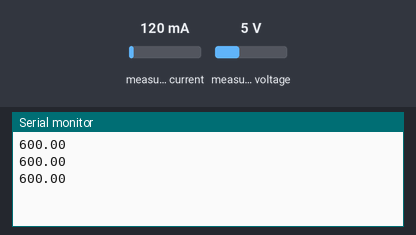
Bench run of a sketch on a simulated Arduino Uno, built with avr-gcc and run on an emulated ATmega328P. On the bench: the last lines printed to the serial monitor. Inputs (shaded band) come from the test bench; at power-on: measured current 120 mA, measured voltage 5 V.

Above: at 1.2 s.
1.3 s: measured current set to 40 mA
At 1.9 s:
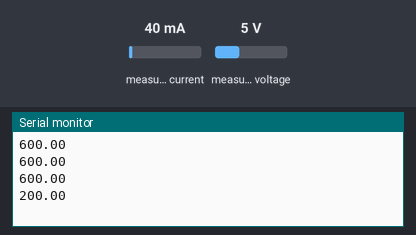
2.8 s: measured voltage set to 0.3 V
At 3.4 s:
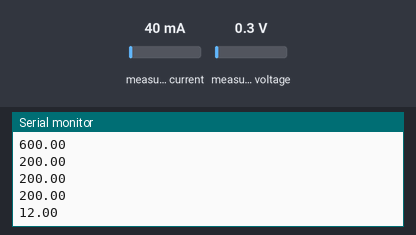
4.3 s: measured current set to 500 mA
At 4.9 s:
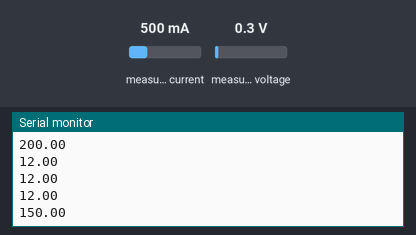
Timing chart, 0 to 7.3 s (numbered marks = the images above; inputs shaded):
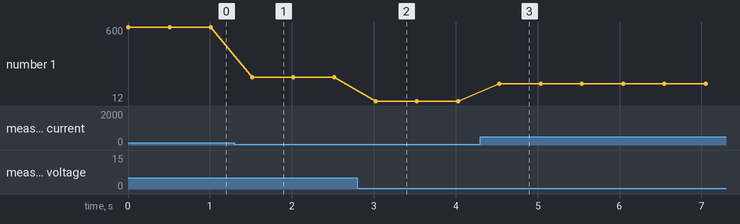

The sketch:

ina260_test.ino
```cpp
#include <Adafruit_INA260.h>

Adafruit_INA260 ina260 = Adafruit_INA260();

void setup() {
  Serial.begin(115200);
  while (!Serial) { delay(10); }

  // initialise ina260 module
  ina260.begin();

  }
void loop() {
  // put the power into serial
  Serial.print(ina260.readPower());

  Serial.println();
  // wait 0.5s (same as DT on python code)
  delay(500);
}
```

Measured:
- after the input at 1.3 s, the serial monitor: prints a new line after 0.21 s (image 1)
- after the input at 2.8 s, the serial monitor: prints a new line after 0.22 s (image 2)
- after the input at 4.3 s, the serial monitor: prints a new line after 0.23 s (image 3)
- plotted number 1: 600 → 200 after the input at 1.3 s, 200 → 12 after the input at 2.8 s, 12 → 150 after the input at 4.3 s
